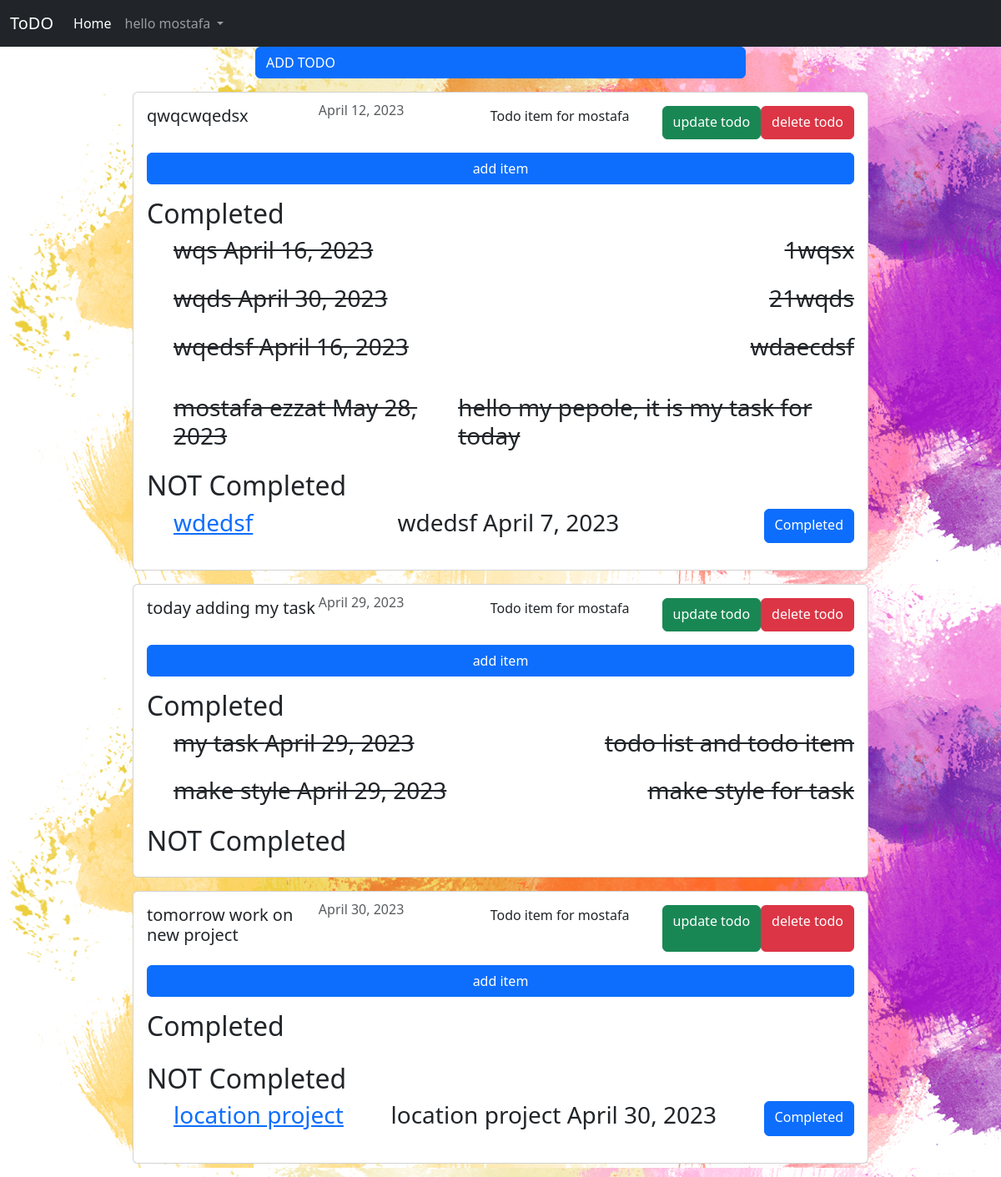
Screenshot of / (signed in) with the database file from the repository.
### users/models.py (models this page shows, shortened)
class CustomUser(AbstractUser , PermissionsMixin):
    email = models.EmailField(verbose_name='email' , max_length=60 , unique=True)
    user_name = models.CharField(max_length=30 , unique=True)
    start_date = models.DateTimeField(auto_now_add=True , verbose_name='date joined')
    last_login = models.DateTimeField(auto_now=True , verbose_name='last login')
    is_staff = models.BooleanField(default=False)
    is_active = models.BooleanField(default=False)
    is_admin = models.BooleanField(default=False)
    is_superuser = models.BooleanField(default=False)
    username = None
    USERNAME_FIELD = 'email'
    REQUIRED_FIELDS = ['user_name']
    objects = MyAccountManager()

### main/models.py (models this page shows, shortened)
class Todo(models.Model):
    user = models.ForeignKey(CustomUser,on_delete=models.CASCADE)
    title=models.CharField(max_length=150)
    date_created = models.DateField(null=True , blank=True)

class TodoItem(models.Model):
    title=models.CharField(max_length=150)
    description=models.TextField()
    is_completed = models.BooleanField(default=False)
    date_created = models.DateField(null=True , blank=True)
    todo = models.ForeignKey(Todo , on_delete=models.CASCADE)

### main/views.py (the view)
# urls.py: path('', views.home , name="home"),
@login_required(login_url="login")
def home(request):
    if request.user:
        todos = Todo.objects.filter( user = request.user)
        todos = todos.order_by("date_created")
    else:
        return redirect("login")
    context = {"user": request.user, "todos": todos}
    return render(request, "home.html", context)

### Templates/home.html
{% extends 'base.html' %} {% block content %}
<div class="container-fluid">
  <a class="btn btn-primary d-flex w-50 m-auto" href="{% url 'createtodo'%}">
    ADD TODO</a
  >
  {% for todo in todos %}
  <div class="card my-3 p-3 d-flex flex-column w-75 m-auto">
    <div class="d-flex flex-nowrap justify-content-evenly">
      <h5 class="card-title col">{{todo.title}}</h5>
      <h6 class="card-subtitle mb-2 text-muted col">{{todo.date_created}}</h6>
      <p class="card-text col">Todo item for {{user.user_name}}</p>
      <a class="btn btn-success" href="{% url 'updatetodo' todo.id%}">
        update todo</a
      >
      <a class="btn btn-danger" href="{% url 'deletetodo' todo.id%}">
        delete todo</a
      >
    </div>
    <a class="btn btn-primary my-3" href="{% url 'createitem' todo.id%}">
      add item</a
    >
    <h2>Completed</h2>
    {% for item in todo.todoitem_set.all %}
    <ol class="text-decoration-line-through">
      {% if item.is_completed %}
      <li class="d-flex flex-nowrap justify-content-between">
        <h3>{{item.title}} {{item.date_created}}</h3>
        <h3>{{item.description}}</h3>
      </li>
      {% endif %}
    </ol>
    {% endfor %}
    <h2>NOT Completed</h2>
    {% for item in todo.todoitem_set.all %} {% if item.is_completed == False %}
    <ol>
      <li class="d-flex flex-nowrap justify-content-between">
        <h3>
          <a class="my-3" href="{% url 'detailed' todo.id%}">
            {{item.title}}</a
          >
        </h3>
        <h3>{{item.title}} {{item.date_created}}</h3>
        <a class="btn btn-primary" href="{% url 'completed' item.id %}">
          Completed
        </a>
      </li>
    </ol>
    {% endif %} {% endfor %}
  </div>
  {% endfor %}
</div>
{% endblock content %}

### Templates/navbar.html (shortened to what this page needs)
{% load static %}
<nav class="navbar navbar-expand-lg navbar-dark bg-dark">
  <div class="container-fluid">
    <a class="navbar-brand" href="{% url 'home'%}">ToDO</a>
    <div class="collapse navbar-collapse" id="navbarNavDropdown">
      <ul class="navbar-nav">
        <li class="nav-item">
          <a class="nav-link active" aria-current="page" href="{% url 'home'%}"
            >Home</a
          >
        </li>
        {% if user.is_authenticated %}
        <li class="nav-item dropdown">
          <a
            class="nav-link dropdown-toggle"
            href="#"
            id="navbarDropdown"
            role="button"
            data-toggle="dropdown"
            aria-haspopup="true"
            aria-expanded="false"
          >
            hello {{user.user_name}}
          </a>
        </li>
        {% endif %}
      </ul>
    </div>
  </div>
</nav>

### rows the page displays
CustomUser: user_name "mostafa"
Todo: title "qwqcwqedsx", date_created "April 12, 2023"
TodoItem: title "wqs", date_created "April 16, 2023", description "1wqsx"
TodoItem: title "wqds", date_created "April 30, 2023", description "21wqds"
TodoItem: title "wqedsf", date_created "April 16, 2023", description "wdaecdsf"
TodoItem: title "mostafa ezzat", date_created "May 28, 2023", description "hello my pepole, it is my task for today"
TodoItem: title "wdedsf", date_created "April 7, 2023"
Todo: title "today adding my task", date_created "April 29, 2023"
TodoItem: title "my task", date_created "April 29, 2023", description "todo list and todo item"
TodoItem: title "make style", date_created "April 29, 2023", description "make style for task"
Todo: title "tomorrow work on new project", date_created "April 30, 2023"
TodoItem: title "location project", date_created "April 30, 2023"
